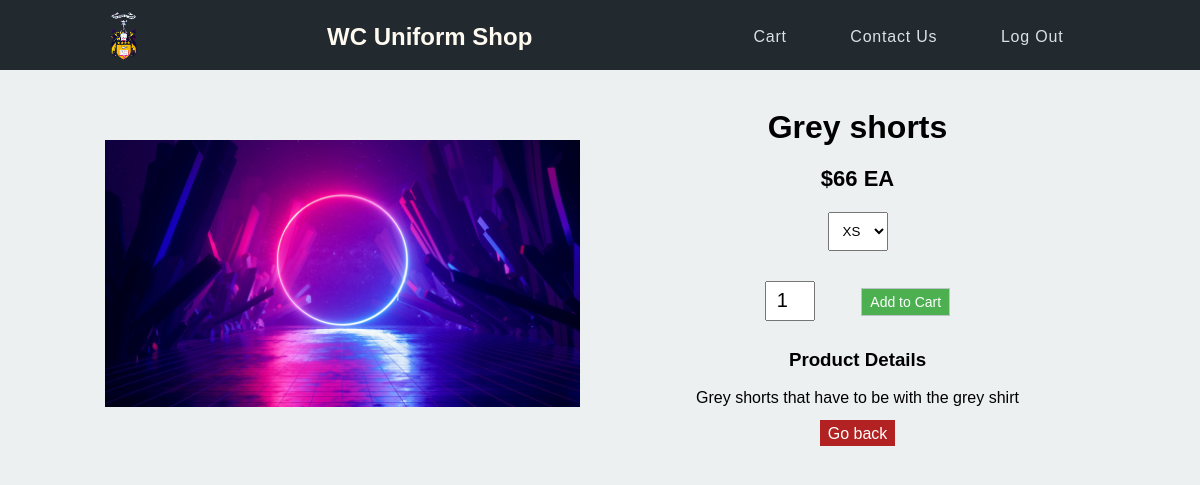
Page /viewitem/2/junioruniform (signed in) on the committed database.
### tables this page shows
CREATE TABLE "juniorUniform"
(
	id integer
		constraint uniforms_pk
			primary key autoincrement,
	name varchar(30),
	size varchar(30),
	image varchar(30),
	price decimal(5,2),
	description varchar(300)
);

### app.py (the view, shortened to what this page needs)
@app.route('/viewitem/<productid>/<uniformType>')
def viewitem(productid,uniformType):
    if uniformType == 'junioruniform':
        query = """SELECT name, size, image, price, description FROM juniorUniform WHERE id = ? """
        con = create_connection(DB_NAME)
        cur = con.cursor()
        cur.execute(query, (productid,))
        product_data = cur.fetchall()
        size = product_data[0][1].split(",")
        con.close()
        return render_template('viewproduct.html',productData = product_data,logged_in=is_logged_in(),sizes=size,uniform=uniformType)

### app.py (called while the page is built)
def create_connection(db_file):
    try:
        connection = sqlite3.connect(db_file)
        return connection
    except Error as e:
        print(e)
    return None

def is_logged_in():
    if session.get("email") is None:
        return False
    else:
        return True

### templates/viewproduct.html (shortened to what this page needs)
{% extends 'base.html' %}
{% block main %}
<div class = 'productContainer'>
    <div class = smallContainer>
        <div class = viewitem>
            <div class = productinfo>
                <img src = {{url_for('static', filename = 'images/python-test.jpg')}} class = 'productimage' alt="Product image">
            </div>
            <div class = productinfo>
                {%if uniform == "junioruniform"%}
                    {% for juniorUniform in productData %}
                    <h1>{{juniorUniform[0]}}</h1>
                    <h4>${{ juniorUniform[3] }} EA</h4>
                    <select>
                        {% for sizeType in sizes %}
                            <option>{{sizeType}} </option>
                        {%endfor%}
                    </select>
                    <div class = test>
                    <input type = 'number' value = '1'>
                    <a href="" class = button-vproduct>Add to Cart</a>
                    </div>
                    <h3>Product Details</h3>
                    <br>
                    <p>{{ juniorUniform[4] }}</p>
                    {% endfor %}
                    <br>
                    <a href="/juniorUniform" class = return-button>Go back</a>
                {%endif%}
            </div>
        </div>
    </div>
</div>
{% endblock %}

### static/css/mystyles.css (style rules this page uses)
* { margin: 0; padding: 0; box-sizing: border-box; font-family: sans-serif; }
body { background-color: rgba(236, 240, 241, 1.0); }
.productContainer { margin: auto; max-width: 1080px; padding: 0 25px; }
.viewitem { display: flex; align-items: center; flex-wrap: wrap; justify-content: space-around; }
.productinfo { flex-basis: 50%; min-width: 300px; padding: 20px; text-align: center; }
.productinfo img { max-width: 100%; padding: 50px 0; }
.smallContainer h4 { margin: 20px 0; font-size: 22px; font-weight: bold; }
.smallContainer select { display: block; padding: 10px; margin:auto; }
.smallContainer input { width: 50px; height: 40px; padding-left: 10px; font-size: 20px; margin-top: 1.5em; }
.smallContainer h3 { margin-top: 1.5em; }
.button-vproduct { background-color: #4CAF50; border: 1px solid rgba(189, 195, 199, 1.0); color: white; padding: 0.3rem 0.5rem; text-align: center; text-decoration: none; display: inline-block; font-size: 14px; border: 1px solid rgba(189, 195, 199, 1.0); margin-left: 3em; }
.return-button { background-color: firebrick; color: white; padding: 0.3rem 0.5rem; text-align: center; text-decoration: none; }
@media (min-width: 850px) { .productContainer { margin: auto; max-width: 1080px; padding: 0 25px; } }
@media (min-width: 850px) { .viewitem { display: flex; align-items: center; flex-wrap: wrap; justify-content: space-around; } }
@media (min-width: 850px) { .productinfo { flex-basis: 50%; min-width: 300px; padding: 20px; text-align: center; } }
@media (min-width: 850px) { .productinfo img { max-width: 100%; padding: 50px 0; } }
@media (min-width: 850px) { .smallContainer h4 { margin: 20px 0; font-size: 22px; font-weight: bold; } }
@media (min-width: 850px) { .smallContainer select { display: block; padding: 10px; margin:auto; } }
@media (min-width: 850px) { .smallContainer input { width: 50px; height: 40px; padding-left: 10px; font-size: 20px; margin-top: 1.5em; } }
@media (min-width: 850px) { .smallContainer h3 { margin-top: 1.5em; } }

### rows in the picture
juniorUniform: name "Grey shorts", price "66", description "Grey shorts that have to be with the grey shirt"

### other values in the picture
form field value "XS"
